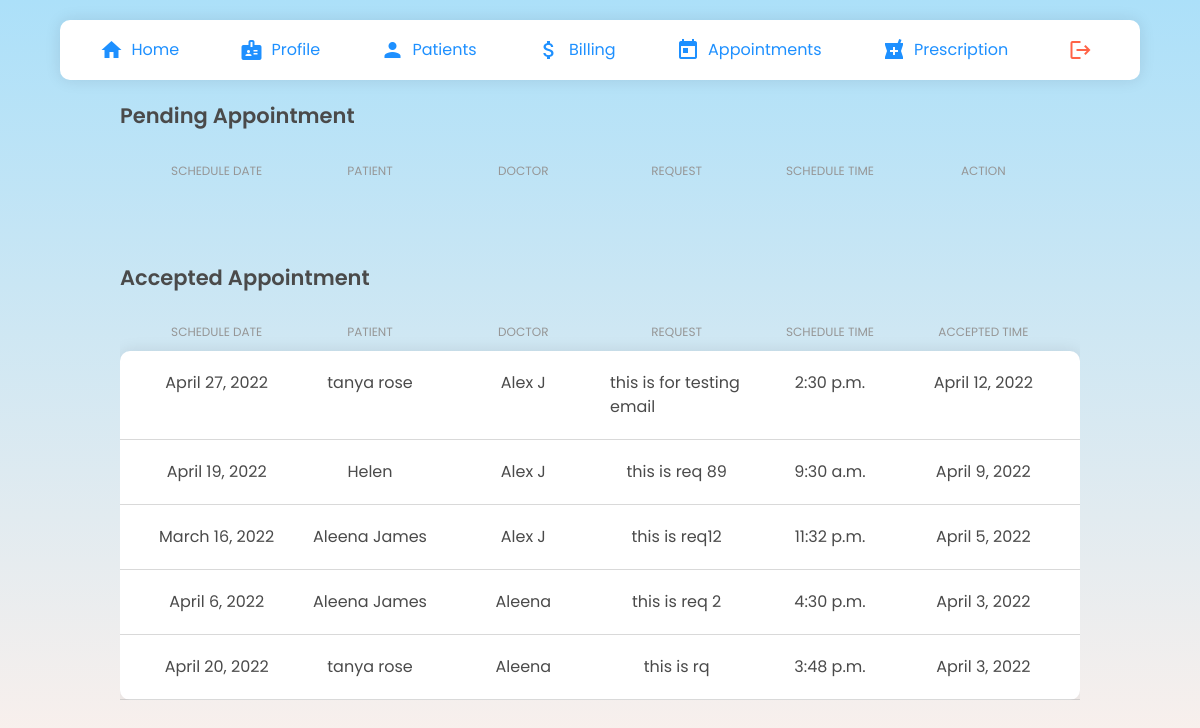
The page /doctors/manage-appt/ (signed in) on the database as committed earlier.
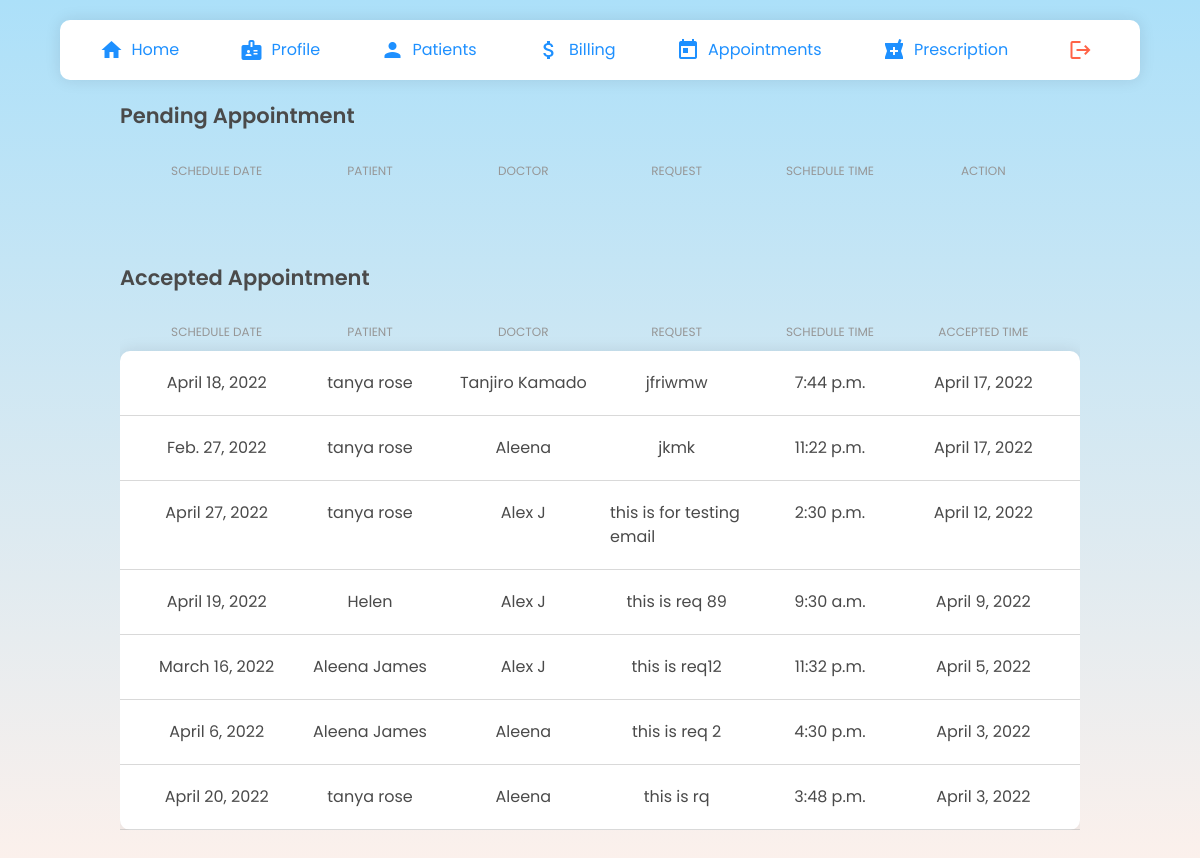
The same page on the database as committed later.
### clinic/models.py (models this page shows, shortened)
class Schedule(models.Model):
    STATUS = ( ('Confirmed','Confirmed'), ('Cancel','Cancel'), ('Attended','Attended'), ('Pending','Pending'))
    scheduleDate = models.DateField(validators =  [MinValueValidator(datetime.date.today), MaxValueValidator(datetime.date.today() + datetime.timedelta(days=14))])
    scheduleTime = models.TimeField(blank=True, null=True, validators=[MinValueValidator(datetime.time(10,0,0)), MaxValueValidator(datetime.time(18,0,0))])
    accepted = models.BooleanField(default=False)
    accepted_date = models.DateField(auto_now_add=False, null=True, blank=True)
    request = models.TextField(blank=True)
    status = models.CharField(null=True, max_length=10, choices=STATUS,blank=True)
    patient =  models.ForeignKey('patients.Patient', null=True, on_delete= models.CASCADE)
    doctor = models.ForeignKey('doctors.Doctors', null=True, on_delete=models.CASCADE)
    date_created= models.DateTimeField(auto_now_add=True, null=True)
    class Meta:
        ordering = ["-date_created"]

### patients/models.py (models this page shows, shortened)
class Patient(models.Model):
    user = models.OneToOneField(User, on_delete= models.CASCADE, primary_key= True)
    pname=models.CharField(max_length=200, null=True)
    age=models.CharField(max_length=4, null=True)
    gender= models.CharField(max_length=6, null=True)
    email=models.CharField(max_length=200, null=True)
    address= models.CharField(max_length=500, null=True)
    phone_regex = RegexValidator( regex = r'^\+?1?\d{9,10}$', message ="Phone number must be entered in the format +919999999999. Up to 10 digits allowed.")
    phone = models.CharField('Phone',validators =[phone_regex], max_length=10, unique = True,null=True)
    date_created= models.DateTimeField(auto_now_add=True, null=True)

### doctors/models.py (models this page shows, shortened)
class Doctors(models.Model):
    ROLE = (
			('Doctor', 'Doctor'),
			('Staff', 'Staff'),
			)
    user = models.OneToOneField(User, on_delete= models.CASCADE, primary_key= True)
    dname = models.CharField(max_length=200, null=True)
    phone = models.CharField(max_length=200, null=True)
    email = models.CharField(max_length=200, null=True)
    date_created = models.DateTimeField(auto_now_add=True, null=True)
    gender= models.CharField(max_length=200, null=True)
    role = models.CharField(max_length=200, null=True,choices=ROLE)
    specialisation = models.CharField(max_length=200, null=True)
    address= models.CharField(max_length=200, null=True)

### doctors/views.py (the view, shortened to what this page needs)
# urls.py: path('manage-appt/', Manageapt.as_view() ,name="manage-appt"),
class Manageapt(LoginRequiredMixin,ListView):
    template_name = "doctors/mng.html"
    model = Schedule
    context_object_name= "apt"
    def get_context_data(self,*args, **kwargs):
        context= super().get_context_data(**kwargs)
        apt = Schedule.objects.all()
        context.update({
            "title":"Manage Appointment"
        })
        return context

### doctors/templates/doctors/mng.html (shortened to what this page needs)
{% extends 'doctors/navbar.html' %} {% load static %} {% block head %}
<link rel="stylesheet" type="text/css" href="{% static 'css/manage.css' %}" />
<link rel="stylesheet" type="text/css" href="{% static 'css/components.css' %}" />
{% endblock %} {% block content %}
<div class="manageMain">
  <div class="adcTableContainer">
    <h3>Pending Appointment</h3>
    <div class="adcTable">
      <div class="adcRow adcHead">
        <div class="adcCell">Schedule Date</div>
        <div class="adcCell">Patient</div>
        <div class="adcCell">Doctor</div>
        <div class="adcCell">Request</div>
        <div class="adcCell">Schedule Time</div>
        <div class="adcCell">Action</div>
      </div>
    </div>
    <br />
    <br />
    <br />
    <h3>Accepted Appointment</h3>
    <div class="adcTable">
      <div class="adcRow adcHead">
        <div class="adcCell">Schedule Date</div>
        <div class="adcCell">Patient</div>
        <div class="adcCell">Doctor</div>
        <div class="adcCell">Request</div>
        <div class="adcCell">Schedule Time</div>
        <div class="adcCell">Accepted Time</div>
      </div>
      <div class="adcRowBody">
        {% for i in apt %}
            {% if i.accepted == True %}
            <div class="adcRow">
                <div class="adcCell">{{i.scheduleDate}}</div>
                <div class="adcCell">{{i.patient.pname}}</div>
                <div class="adcCell">{{i.doctor.dname}}</div>
                <div class="adcCell">{{i.request}}</div>
                <div class="adcCell">{{i.scheduleTime}}</div>
                <div class="adcCell">{{i.accepted_date}}</div>
            </div>
            {% endif %}
        {% endfor %}
      </div>
    </div>
  </div>
</div>
    {% endblock %}

Rows that differ between the two databases and show on the page:
added Schedule: scheduleDate "April 18, 2022", patient.pname "tanya rose", doctor.dname "Tanjiro Kamado", request "jfriwmw", scheduleTime "7:44 p.m.", accepted_date "April 17, 2022"
added Schedule: scheduleDate "Feb. 27, 2022", patient.pname "tanya rose", doctor.dname "Aleena", request "jkmk", scheduleTime "11:22 p.m.", accepted_date "April 17, 2022"
